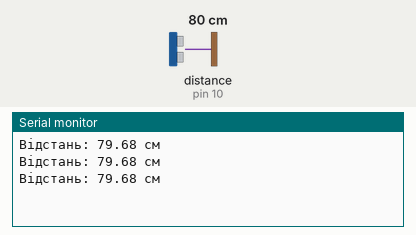
This sketch was run on a simulated Arduino Uno, built with avr-gcc and run on an emulated ATmega328P. Shown: the last lines printed to the serial monitor. Wiring (inferred from the names in the program): ultrasonic range finder: trigger pin 9; echo pin 10. The inputs (shaded band) are chosen by the test bench; at power-on: distance to the obstacle (sensor on pin 10) 80 cm. The echo pulse lasts 58.3 µs per cm.

Above: at 1.3 s.
1.4 s: distance to the obstacle (sensor on pin 10) set to 2 cm
At 1.9 s:
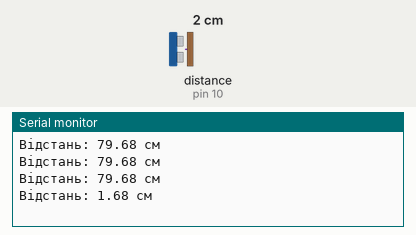
2.9 s: distance to the obstacle (sensor on pin 10) set to 4 cm
At 3.4 s:
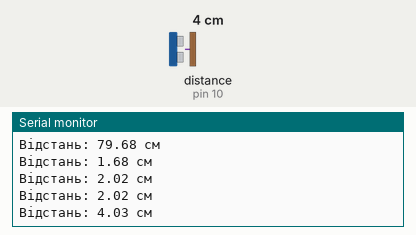
Timing chart, 0 to 5.9 s (numbered marks = the images above; inputs shaded):
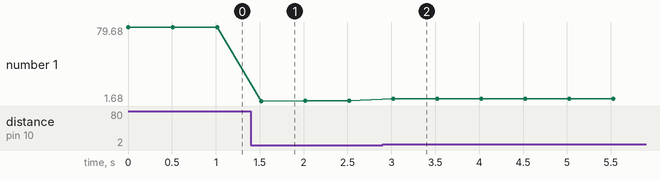

Measured:
- after the input at 1.4 s, the serial monitor: prints a new line after 0.12 s (image 1)
- after the input at 2.9 s, the serial monitor: prints a new line after 0.12 s (image 2)
- plotted number 1: 79.68 → 2.02 after the input at 1.4 s, 2.02 → 4.03 after the input at 2.9 s

The sketch:

Sensor.ino
```cpp
// Піни підключення US-015
const int trigPin = 9; // Пін для Trig
const int echoPin = 10; // Пін для Echo

// Змінна для зберігання відстані
long duration;
float distance;

void setup() {
  // Налаштовуємо серійний порт для виводу даних
  Serial.begin(9600);

  // Налаштовуємо піни
  pinMode(trigPin, OUTPUT);
  pinMode(echoPin, INPUT);
}

void loop() {
  // Створюємо короткий імпульс для запуску ультразвуку
  digitalWrite(trigPin, LOW);
  delayMicroseconds(2);
  digitalWrite(trigPin, HIGH);
  delayMicroseconds(10);
  digitalWrite(trigPin, LOW);

  // Читаємо час від Echo піна
  duration = pulseIn(echoPin, HIGH);

  // Обчислюємо відстань (в см)
  distance = duration * 0.0343 / 2;

  // Виводимо відстань у серійний монітор
  Serial.print("Відстань: ");
  Serial.print(distance);
  Serial.println(" см");

  delay(500); // Затримка перед наступним вимірюванням
}
```
